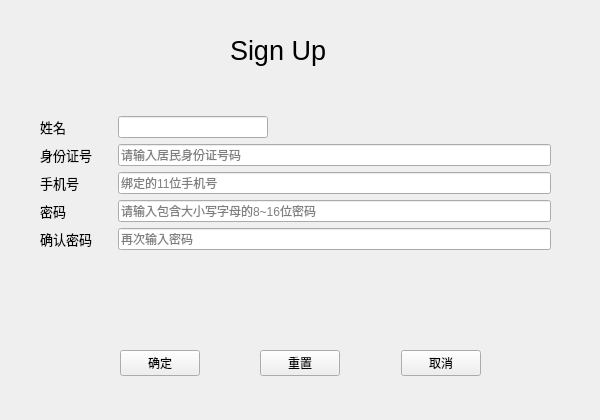
<?xml version="1.0" encoding="UTF-8"?>
<ui version="4.0">
 <class>Sign_up</class>
 <widget class="QWidget" name="Sign_up">
  <property name="enabled">
   <bool>true</bool>
  </property>
  <property name="geometry">
   <rect>
    <x>0</x>
    <y>0</y>
    <width>600</width>
    <height>420</height>
   </rect>
  </property>
  <property name="sizePolicy">
   <sizepolicy hsizetype="Fixed" vsizetype="Fixed">
    <horstretch>0</horstretch>
    <verstretch>0</verstretch>
   </sizepolicy>
  </property>
  <property name="acceptDrops">
   <bool>false</bool>
  </property>
  <property name="windowTitle">
   <string>sign up</string>
  </property>
  <property name="autoFillBackground">
   <bool>true</bool>
  </property>
  <widget class="QLabel" name="label_2">
   <property name="geometry">
    <rect>
     <x>230</x>
     <y>20</y>
     <width>151</width>
     <height>61</height>
    </rect>
   </property>
   <property name="sizePolicy">
    <sizepolicy hsizetype="Expanding" vsizetype="Preferred">
     <horstretch>0</horstretch>
     <verstretch>0</verstretch>
    </sizepolicy>
   </property>
   <property name="font">
    <font>
     <pointsize>20</pointsize>
    </font>
   </property>
   <property name="autoFillBackground">
    <bool>true</bool>
   </property>
   <property name="frameShape">
    <enum>QFrame::NoFrame</enum>
   </property>
   <property name="text">
    <string>Sign Up</string>
   </property>
  </widget>
  <widget class="QWidget" name="layoutWidget">
   <property name="geometry">
    <rect>
     <x>120</x>
     <y>350</y>
     <width>361</width>
     <height>26</height>
    </rect>
   </property>
   <layout class="QHBoxLayout" name="horizontalLayout">
    <item>
     <widget class="QPushButton" name="sureButton">
      <property name="sizePolicy">
       <sizepolicy hsizetype="Expanding" vsizetype="Fixed">
        <horstretch>0</horstretch>
        <verstretch>0</verstretch>
       </sizepolicy>
      </property>
      <property name="text">
       <string>确定</string>
      </property>
     </widget>
    </item>
    <item>
     <spacer name="horizontalSpacer">
      <property name="orientation">
       <enum>Qt::Horizontal</enum>
      </property>
      <property name="sizeHint" stdset="0">
       <size>
        <width>80</width>
        <height>20</height>
       </size>
      </property>
     </spacer>
    </item>
    <item>
     <spacer name="horizontalSpacer_3">
      <property name="orientation">
       <enum>Qt::Horizontal</enum>
      </property>
      <property name="sizeHint" stdset="0">
       <size>
        <width>40</width>
        <height>20</height>
       </size>
      </property>
     </spacer>
    </item>
    <item>
     <widget class="QPushButton" name="clearButton">
      <property name="sizePolicy">
       <sizepolicy hsizetype="Expanding" vsizetype="Fixed">
        <horstretch>0</horstretch>
        <verstretch>0</verstretch>
       </sizepolicy>
      </property>
      <property name="text">
       <string>重置</string>
      </property>
     </widget>
    </item>
    <item>
     <spacer name="horizontalSpacer_2">
      <property name="orientation">
       <enum>Qt::Horizontal</enum>
      </property>
      <property name="sizeHint" stdset="0">
       <size>
        <width>80</width>
        <height>20</height>
       </size>
      </property>
     </spacer>
    </item>
    <item>
     <spacer name="horizontalSpacer_4">
      <property name="orientation">
       <enum>Qt::Horizontal</enum>
      </property>
      <property name="sizeHint" stdset="0">
       <size>
        <width>40</width>
        <height>20</height>
       </size>
      </property>
     </spacer>
    </item>
    <item>
     <widget class="QPushButton" name="cancelButton">
      <property name="sizePolicy">
       <sizepolicy hsizetype="Expanding" vsizetype="Fixed">
        <horstretch>0</horstretch>
        <verstretch>0</verstretch>
       </sizepolicy>
      </property>
      <property name="text">
       <string>取消</string>
      </property>
     </widget>
    </item>
   </layout>
  </widget>
  <widget class="QWidget" name="">
   <property name="geometry">
    <rect>
     <x>40</x>
     <y>100</y>
     <width>511</width>
     <height>221</height>
    </rect>
   </property>
   <layout class="QFormLayout" name="formLayout_2">
    <item row="1" column="0">
     <layout class="QVBoxLayout" name="verticalLayout">
      <item>
       <widget class="QLabel" name="Namelabel">
        <property name="sizePolicy">
         <sizepolicy hsizetype="Preferred" vsizetype="Preferred">
          <horstretch>0</horstretch>
          <verstretch>0</verstretch>
         </sizepolicy>
        </property>
        <property name="font">
         <font>
          <family>微软雅黑 Light</family>
          <pointsize>10</pointsize>
         </font>
        </property>
        <property name="layoutDirection">
         <enum>Qt::LeftToRight</enum>
        </property>
        <property name="text">
         <string>姓名</string>
        </property>
       </widget>
      </item>
      <item>
       <widget class="QLabel" name="Identitylabel">
        <property name="sizePolicy">
         <sizepolicy hsizetype="Preferred" vsizetype="Preferred">
          <horstretch>0</horstretch>
          <verstretch>0</verstretch>
         </sizepolicy>
        </property>
        <property name="font">
         <font>
          <family>微软雅黑 Light</family>
          <pointsize>10</pointsize>
         </font>
        </property>
        <property name="frameShape">
         <enum>QFrame::NoFrame</enum>
        </property>
        <property name="text">
         <string>身份证号</string>
        </property>
        <property name="margin">
         <number>0</number>
        </property>
       </widget>
      </item>
      <item>
       <widget class="QLabel" name="Tpnumberlabel">
        <property name="sizePolicy">
         <sizepolicy hsizetype="Preferred" vsizetype="Preferred">
          <horstretch>0</horstretch>
          <verstretch>0</verstretch>
         </sizepolicy>
        </property>
        <property name="font">
         <font>
          <family>微软雅黑 Light</family>
          <pointsize>10</pointsize>
         </font>
        </property>
        <property name="text">
         <string>手机号</string>
        </property>
       </widget>
      </item>
      <item>
       <widget class="QLabel" name="Pswdlabel">
        <property name="sizePolicy">
         <sizepolicy hsizetype="Preferred" vsizetype="Preferred">
          <horstretch>0</horstretch>
          <verstretch>0</verstretch>
         </sizepolicy>
        </property>
        <property name="font">
         <font>
          <family>微软雅黑 Light</family>
          <pointsize>10</pointsize>
         </font>
        </property>
        <property name="text">
         <string>密码</string>
        </property>
       </widget>
      </item>
      <item>
       <widget class="QLabel" name="label">
        <property name="sizePolicy">
         <sizepolicy hsizetype="Preferred" vsizetype="Preferred">
          <horstretch>0</horstretch>
          <verstretch>0</verstretch>
         </sizepolicy>
        </property>
        <property name="font">
         <font>
          <family>微软雅黑 Light</family>
          <pointsize>10</pointsize>
         </font>
        </property>
        <property name="text">
         <string>确认密码</string>
        </property>
       </widget>
      </item>
     </layout>
    </item>
    <item row="1" column="1">
     <layout class="QFormLayout" name="formLayout">
      <property name="labelAlignment">
       <set>Qt::AlignLeading|Qt::AlignLeft|Qt::AlignVCenter</set>
      </property>
      <property name="formAlignment">
       <set>Qt::AlignLeading|Qt::AlignLeft|Qt::AlignTop</set>
      </property>
      <property name="leftMargin">
       <number>20</number>
      </property>
      <item row="0" column="0">
       <widget class="QLineEdit" name="name_edit">
        <property name="enabled">
         <bool>true</bool>
        </property>
        <property name="sizePolicy">
         <sizepolicy hsizetype="Expanding" vsizetype="Fixed">
          <horstretch>50</horstretch>
          <verstretch>0</verstretch>
         </sizepolicy>
        </property>
        <property name="minimumSize">
         <size>
          <width>150</width>
          <height>0</height>
         </size>
        </property>
        <property name="acceptDrops">
         <bool>true</bool>
        </property>
       </widget>
      </item>
      <item row="1" column="0" colspan="2">
       <widget class="QLineEdit" name="identity_edit">
        <property name="sizePolicy">
         <sizepolicy hsizetype="Expanding" vsizetype="Fixed">
          <horstretch>50</horstretch>
          <verstretch>0</verstretch>
         </sizepolicy>
        </property>
        <property name="minimumSize">
         <size>
          <width>150</width>
          <height>0</height>
         </size>
        </property>
        <property name="layoutDirection">
         <enum>Qt::LeftToRight</enum>
        </property>
        <property name="inputMask">
         <string/>
        </property>
        <property name="text">
         <string/>
        </property>
        <property name="maxLength">
         <number>16</number>
        </property>
        <property name="placeholderText">
         <string>请输入居民身份证号码</string>
        </property>
       </widget>
      </item>
      <item row="2" column="0" colspan="2">
       <widget class="QLineEdit" name="tpnumber_edit">
        <property name="sizePolicy">
         <sizepolicy hsizetype="Expanding" vsizetype="Fixed">
          <horstretch>50</horstretch>
          <verstretch>0</verstretch>
         </sizepolicy>
        </property>
        <property name="minimumSize">
         <size>
          <width>150</width>
          <height>0</height>
         </size>
        </property>
        <property name="inputMask">
         <string/>
        </property>
        <property name="maxLength">
         <number>11</number>
        </property>
        <property name="placeholderText">
         <string>绑定的11位手机号</string>
        </property>
       </widget>
      </item>
      <item row="3" column="0" colspan="2">
       <widget class="QLineEdit" name="passwd_edit">
        <property name="sizePolicy">
         <sizepolicy hsizetype="Expanding" vsizetype="Fixed">
          <horstretch>50</horstretch>
          <verstretch>0</verstretch>
         </sizepolicy>
        </property>
        <property name="minimumSize">
         <size>
          <width>150</width>
          <height>0</height>
         </size>
        </property>
        <property name="inputMask">
         <string/>
        </property>
        <property name="maxLength">
         <number>32767</number>
        </property>
        <property name="echoMode">
         <enum>QLineEdit::Password</enum>
        </property>
        <property name="placeholderText">
         <string>请输入包含大小写字母的8~16位密码</string>
        </property>
       </widget>
      </item>
      <item row="4" column="0" colspan="2">
       <widget class="QLineEdit" name="passwdconfirm_edit">
        <property name="sizePolicy">
         <sizepolicy hsizetype="Expanding" vsizetype="Fixed">
          <horstretch>50</horstretch>
          <verstretch>0</verstretch>
         </sizepolicy>
        </property>
        <property name="minimumSize">
         <size>
          <width>150</width>
          <height>0</height>
         </size>
        </property>
        <property name="inputMask">
         <string/>
        </property>
        <property name="maxLength">
         <number>32767</number>
        </property>
        <property name="echoMode">
         <enum>QLineEdit::Password</enum>
        </property>
        <property name="dragEnabled">
         <bool>true</bool>
        </property>
        <property name="placeholderText">
         <string>再次输入密码</string>
        </property>
       </widget>
      </item>
     </layout>
    </item>
    <item row="0" column="1">
     <spacer name="verticalSpacer">
      <property name="orientation">
       <enum>Qt::Vertical</enum>
      </property>
      <property name="sizeType">
       <enum>QSizePolicy::Preferred</enum>
      </property>
      <property name="sizeHint" stdset="0">
       <size>
        <width>20</width>
        <height>10</height>
       </size>
      </property>
     </spacer>
    </item>
   </layout>
  </widget>
 </widget>
 <resources/>
 <connections/>
</ui>
